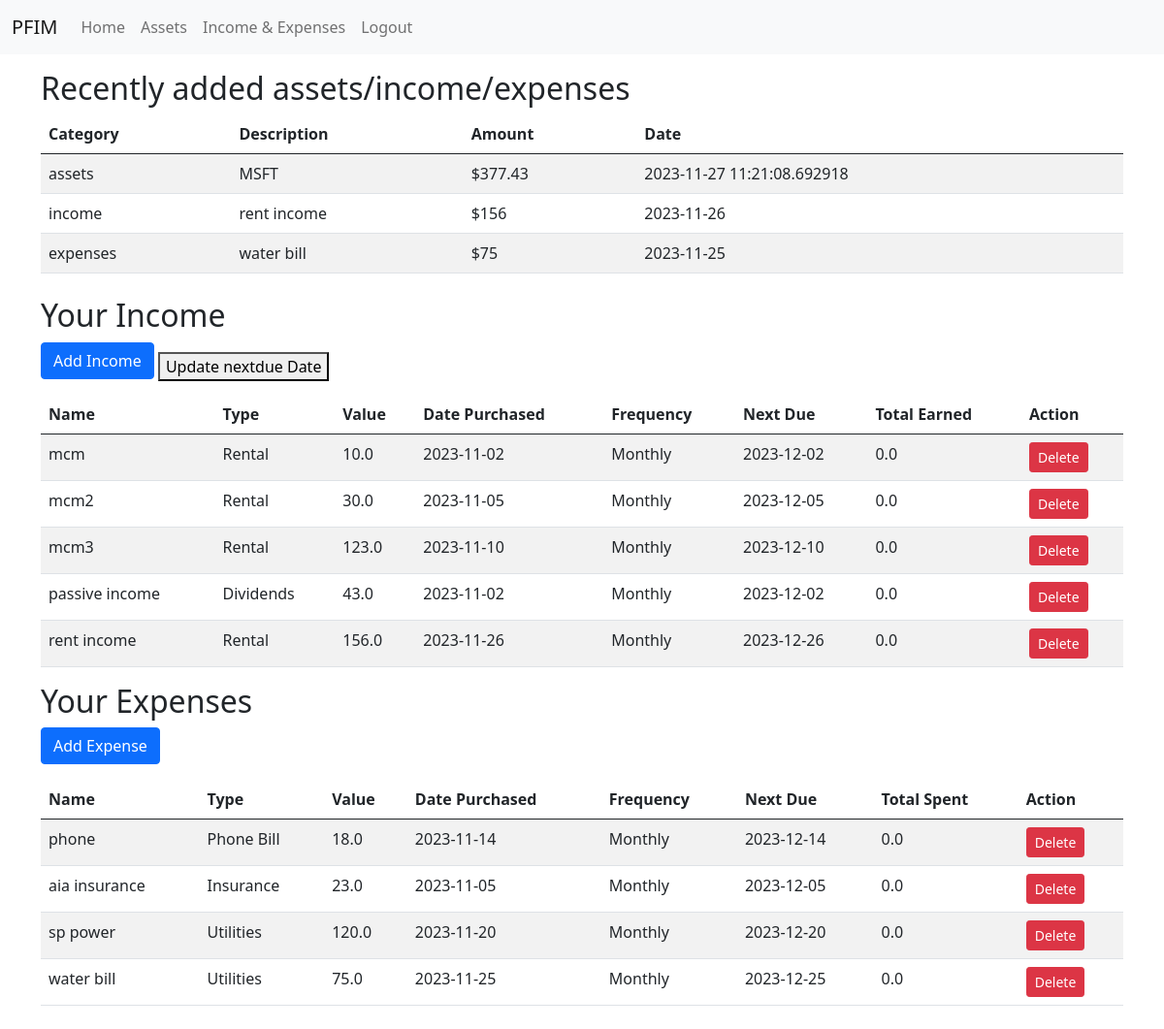
/incomeandexpenses (signed in), run on an earlier commit of the app's database.
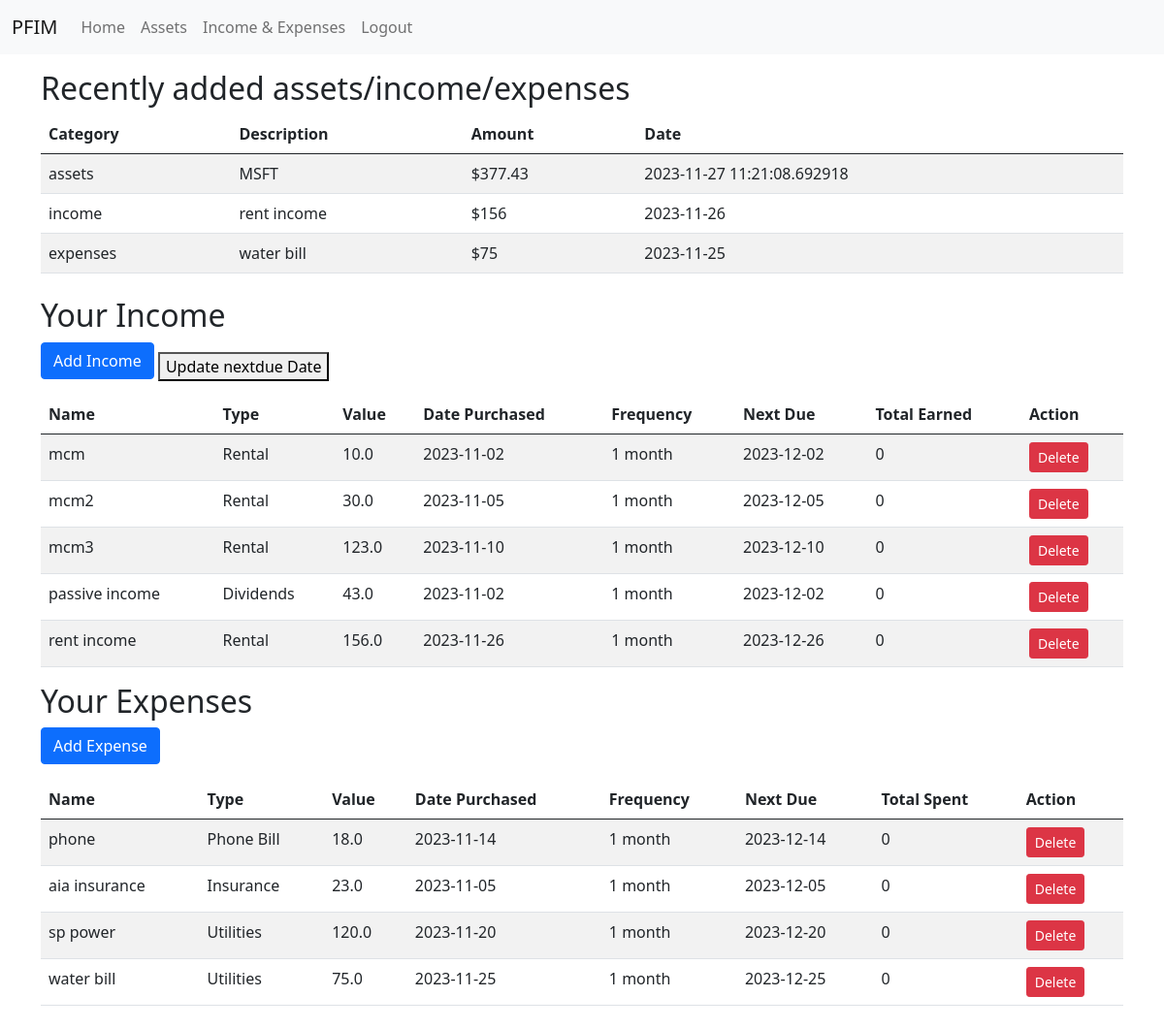
And on a later commit of the database.
### tables this page shows
CREATE TABLE income (
            incomeid INTEGER PRIMARY KEY AUTOINCREMENT,
            name VARCHAR(64) NOT NULL,
            value FLOAT NOT NULL,
            transactionid INTEGER REFERENCES transactions(transactionid),
            datepurchased TIMESTAMP,
            userid INTEGER REFERENCES users(userid),
            freqid INTEGER REFERENCES frequency(freqid),
            nextdue TIMESTAMP
        );

CREATE TABLE frequency (
            freqid INTEGER PRIMARY KEY AUTOINCREMENT,
            freqtype VARCHAR(64) NOT NULL
        );

CREATE TABLE expenses (
            expenseId INTEGER PRIMARY KEY AUTOINCREMENT,
            name VARCHAR(64) NOT NULL,
            value FLOAT NOT NULL,
            transactionid INTEGER REFERENCES transactions(transactionid),
            datepurchased TIMESTAMP,
            userid INTEGER REFERENCES users(userid),
            frequency INTEGER REFERENCES frequency(freqid),
            nextdue TIMESTAMP
        );

CREATE TABLE transactions (
            transactionid INTEGER PRIMARY KEY AUTOINCREMENT,
            type VARCHAR(64) NOT NULL,
            category VARCHAR(64)
        );

### index.py (the view)
@app.route('/incomeandexpenses')
def view_income_and_expenses():
    incomes = db.get_all_incomes(session['id'])
    expenses = db.get_all_expenses(session['id'])
    return render_template('incomeandexpenses.html', incomes=incomes, expenses=expenses)

### DBoperations.py (called while the page is built)
def get_db_connection():
    conn = sqlite3.connect(DATABASE, check_same_thread=False)
    return conn

def get_all_incomes(user_id):
    conn = get_db_connection()
    cur = conn.cursor()
    cur.execute("""
        SELECT
            i.incomeid,
            i.name,
            t.type,
            i.value,
            i.datepurchased,
            f.freqtype,
            i.nextdue
        FROM
            income i
        JOIN
            frequency f ON i.freqid = f.freqid
        JOIN
            transactions t ON i.transactionid = t.transactionid
        WHERE
            i.userid = ?;
    """, (user_id,))
    incomes = []
    for record in cur.fetchall():
        total_earned = calculate_total(record[3], record[4], record[5])
        incomes.append(record + (total_earned,))
    conn.close()
    print(incomes)
    return incomes

### templates/incomeandexpenses.html (shortened to what this page needs)
<!DOCTYPE html>
<html>
<head>
</head>
<body>
    {% include 'navbar.html' %}
    <div class="container mt-3">
        <h2>Recently added assets/income/expenses</h2>
        <table class="table table-striped">
            <thead>
                <tr>
                    <th>Category</th>
                    <th>Description</th>
                    <th>Amount</th>
                    <th>Date</th>
                </tr>
            </thead>
            <tbody id="api-data-table">
            </tbody>
        </table>
    </div>
    <div class="container my-4">
        <h2>Your Income</h2>
        <button onclick="location.href='/add_income'" class="btn btn-primary mb-3">Add Income</button>
        <button onclick="location.href='/update_nextdue'">Update nextdue Date</button>
        <table class="table table-striped table-hover">
            <thead>
                <tr>
                    <th>Name</th>
                    <th>Type</th>
                    <th>Value</th>
                    <th>Date Purchased</th>
                    <th>Frequency</th>
                    <th>Next Due</th>
                    <th>Total Earned</th>
                    <th>Action</th>
                </tr>
            </thead>
            <tbody>
                {% for income in incomes %}
                <tr>
                    <td>{{ income[1] }}</td>
                    <td>{{ income[2] }}</td>
                    <td>{{ income[3] }}</td>
                    <td>{{ income[4] }}</td>
                    <td>{{ income[5] }}</td>
                    <td>{{ income[6] }}</td>
                    <td>{{ income[7] }}</td>
                    <td>
                        <form action="/delete_income" method="post">
                            <button type="submit" class="btn btn-danger btn-sm">Delete</button>
                        </form>
                    </td>
                </tr>
                {% endfor %}
            </tbody>
        </table>
        <h2>Your Expenses</h2>
        <button onclick="location.href='/add_expense'" class="btn btn-primary mb-3">Add Expense</button>
        <table class="table table-striped table-hover">
            <thead>
                <tr>
                    <th>Name</th>
                    <th>Type</th>
                    <th>Value</th>
                    <th>Date Purchased</th>
                    <th>Frequency</th>
                    <th>Next Due</th>
                    <th>Total Spent</th>
                    <th>Action</th>
                </tr>
            </thead>
            <tbody>
                {% for expense in expenses %}
                <tr>
                    <td>{{ expense[1] }}</td>
                    <td>{{ expense[2] }}</td>
                    <td>{{ expense[3] }}</td>
                    <td>{{ expense[4] }}</td>
                    <td>{{ expense[5] }}</td>
                    <td>{{ expense[6] }}</td>
                    <td>{{ expense[7] }}</td>
                    <td>
                        <form action="/delete_expense" method="post">
                            <button type="submit" class="btn btn-danger btn-sm">Delete</button>
                        </form>
                    </td>
                </tr>
                {% endfor %}
            </tbody>
        </table>
    </div>
</body>
</html>

What changed in the data, as far as the page shows it:
changed through a linked row, income "mcm": freqtype "Monthly" → "1 month"; income "0.0" → "0"
changed through a linked row, income "mcm2": freqtype "Monthly" → "1 month"; income "0.0" → "0"
changed through a linked row, income "mcm3": freqtype "Monthly" → "1 month"; income "0.0" → "0"
changed through a linked row, income "passive income": freqtype "Monthly" → "1 month"; income "0.0" → "0"
changed through a linked row, income "rent income": freqtype "Monthly" → "1 month"; income "0.0" → "0"
changed through a linked row, expenses "phone": freqtype "Monthly" → "1 month"; expense "0.0" → "0"
changed through a linked row, expenses "aia insurance": freqtype "Monthly" → "1 month"; expense "0.0" → "0"
changed through a linked row, expenses "sp power": freqtype "Monthly" → "1 month"; expense "0.0" → "0"
changed through a linked row, expenses "water bill": freqtype "Monthly" → "1 month"; expense "0.0" → "0"
